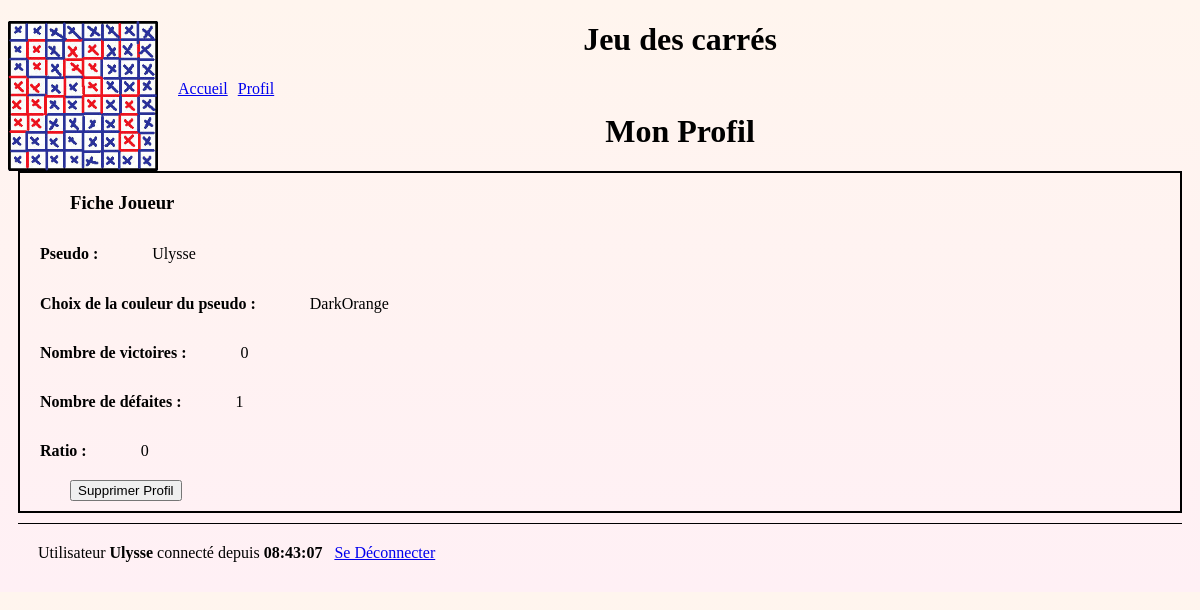
The page /index.php?view=profil (signed in) on the database its author committed.
### tables this page shows
CREATE TABLE `joueurs` (
  `idJoueur` int(11) NOT NULL COMMENT 'clé primaire, identifiant numérique auto incrémenté',
  `pseudo` varchar(20) NOT NULL COMMENT 'pseudo',
  `passe` varchar(20) NOT NULL COMMENT 'mot de passe',
  `color` varchar(10) NOT NULL DEFAULT 'black' COMMENT 'indique la couleur préférée de l''utilisateur, en anglais',
  `nbVictoires` int(11) COMMENT 'indique le nombre de victoires du joueur',
  `nbDefaites` int(11) COMMENT 'indique le nombre de défaites du joueur',
  `nbCarres`  int(11) COMMENT 'indique le nombre de carrés que possède le joueur dans la partie en cours',
  `connecte` tinyint(1) NOT NULL DEFAULT '0' COMMENT 'indique si le joueur est connecte'

);

### libs/maLibSQL.pdo.php (called while the page is built, shortened)
<?php
function SQLGetChamp($sql)
{
	global $BDD_host;
	global $BDD_base;
	global $BDD_user;
	global $BDD_password;
	try {
		$dbh = new PDO("mysql:host=$BDD_host;dbname=$BDD_base", $BDD_user, $BDD_password);
	} catch (PDOException $e) {
		die("<font color=\"red\">SQLGetChamp: Erreur de connexion : " . $e->getMessage() . "</font>");
	}
	$dbh->exec("SET CHARACTER SET utf8");
	$res = $dbh->query($sql);
	$num = $res->rowCount();
	$res->setFetchMode(PDO::FETCH_NUM);
	$ligne = $res->fetch();
	if ($ligne == false) return false;
	else return $ligne[0];
}
?>

### libs/modele.php (called while the page is built, shortened)
<?php
include_once("libs/maLibSQL.pdo.php");
function getPseudo($idJoueur) {
	$sql = "SELECT pseudo FROM joueurs WHERE idJoueur='$idJoueur'";
	return SQLGetChamp($sql);
}
function getColor($idJoueur) {
	$sql = "SELECT color FROM joueurs WHERE idJoueur='$idJoueur'";
	return SQLGetChamp($sql);
}
function getNbVictoires($idJoueur) {
	$sql = "SELECT nbVictoires FROM joueurs WHERE idJoueur='$idJoueur'";
	return SQLGetChamp($sql);
}
function getNbDefaites($idJoueur) {
	$sql = "SELECT nbDefaites FROM joueurs WHERE idJoueur='$idJoueur'";
	return SQLGetChamp($sql);
}
?>

### vues/profil.php (the view, shortened to what this page needs)
<?php
include_once("libs/modele.php");
?>
<!DOCTYPE html PUBLIC "-//W3C//DTD XHTML 1.0 Strict//EN" "http://www.w3.org/TR/xhtml1/DTD/xhtml1-strict.dtd">
<html xmlns="http://www.w3.org/1999/xhtml">
<head>
</head>
<body>
<h1 id="titrePage">Mon Profil</h1>
<div id="autresJoueurs" class="cadre">
	<h3 id="fiche">Fiche Joueur</h3>
    <h4 id="label">Pseudo :</h4>
    <?php
    $pseudo=getPseudo($_SESSION["idJoueur"]);
    echo "<p>";
    echo $pseudo;
    echo "</p>\n";
    ?> </br>
    <h4 id="label">Choix de la couleur du pseudo :</h4>
    <?php
    $color=getColor($_SESSION["idJoueur"]);
    echo "<p>";
    echo $color;
    echo "</p>\n";
    ?> </br>
    <h4 id="label">Nombre de victoires :</h4>
    <?php
    $NbVictoires=getNbVictoires($_SESSION["idJoueur"]);
    echo "<p>";
    echo $NbVictoires;
    echo "</p>\n";
    ?> </br>
    <h4 id="label">Nombre de défaites :</h4>
    <?php
    $NbDefaites=getNbDefaites($_SESSION["idJoueur"]);
    echo "<p>";
    echo $NbDefaites;
    echo "</p>\n";
    ?> </br>
    <h4 id="label">Ratio :</h4>
    <?php
    $ratio=($NbVictoires)/($NbVictoires+$NbDefaites);
    echo "<p>";
    echo $ratio;
    echo "</p>\n";
    ?> </br>
    <input id="supprimerProfil" type="submit" name="supprimerProfil" value="Supprimer Profil"/>
</div>
</body>

### ressources/style.css (style rules this page uses)
body { background: linear-gradient(#FFF5EE, #FFF0F5); }

### vues/profil.php (style rules this page uses)
#titrePage { text-align: center; }
.cadre { border:solid black 2px; margin: 10px; }
#label { margin-left:20px; margin-bottom:10px; }
#fiche { margin-left:50px; margin-bottom:10px; }
#supprimerProfil { margin-left:50px; margin-top:10px; margin-bottom:10px; }
h4 { display: inline-block; }
p { margin-left:50px; display: inline; }

### rows shown on the page
joueurs: pseudo "Ulysse", color "DarkOrange", nbVictoires "0", nbDefaites "1"

### other values the page prints
$_SESSION[pseudo] "Ulysse"
$_SESSION[heureConnexion] "08:43:07"
